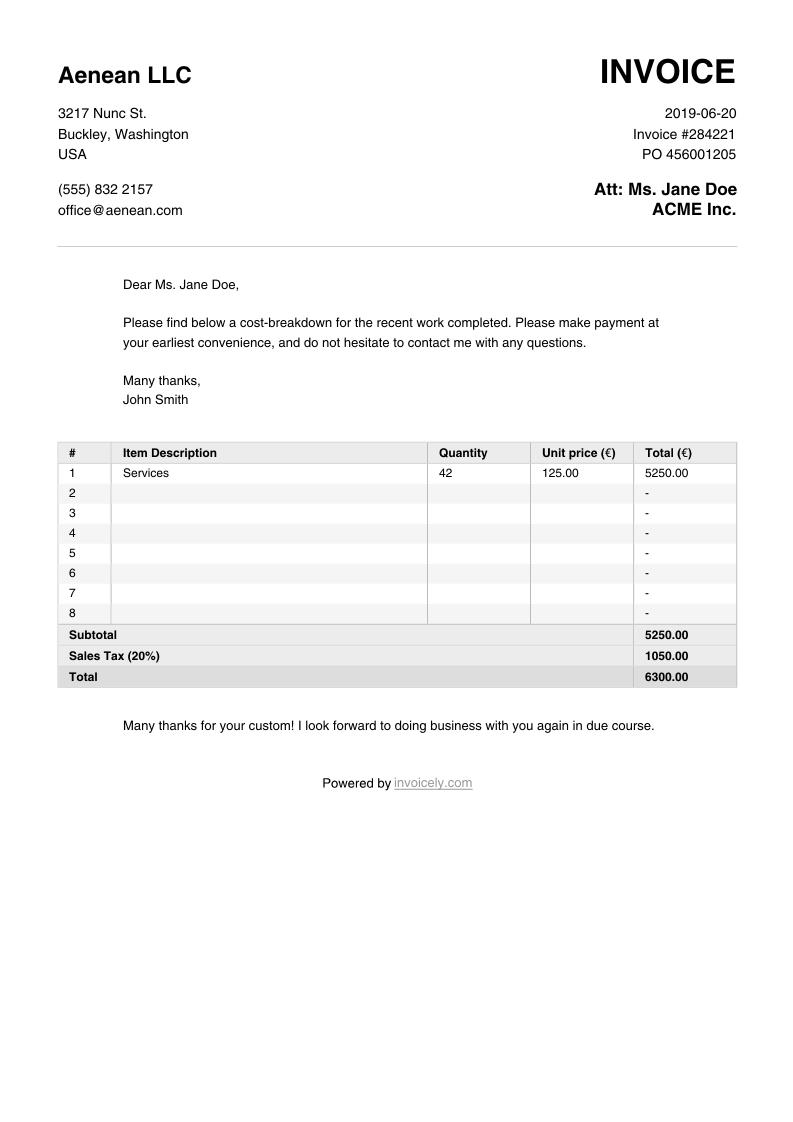
#> input picture invoice_2.jpg, 793 x 1122 px
$ python -i invoice_helper.py   (imports and definitions only)
#> lines starting #> are read from the running program, lines starting #| are printed output that depends on the picture; after the words box and inside, x2 and y2 are one past the last pixel; in counts of white or black regions, pixels touching at a corner belong together
import cv2
import pytesseract
import numpy as np
import re


def extrair_dados_invoice(image_path: str) -> dict:
#> called with image_path = '../invoice_2.jpg'
    pytesseract.pytesseract.tesseract_cmd = (
        r"C:\Program Files\Tesseract-OCR\tesseract.exe"
    )

    img = cv2.imread(image_path)
#> img is the input picture: shape (1122, 793, 3); min 0, max 255, mean 248.7
    img = cv2.resize(img, None, fx=2, fy=2, interpolation=cv2.INTER_CUBIC)
#> img: shape (2244, 1586, 3)

    gray = cv2.cvtColor(img, cv2.COLOR_BGR2GRAY)
    _, thresh = cv2.threshold(gray, 0, 255, cv2.THRESH_BINARY + cv2.THRESH_OTSU)
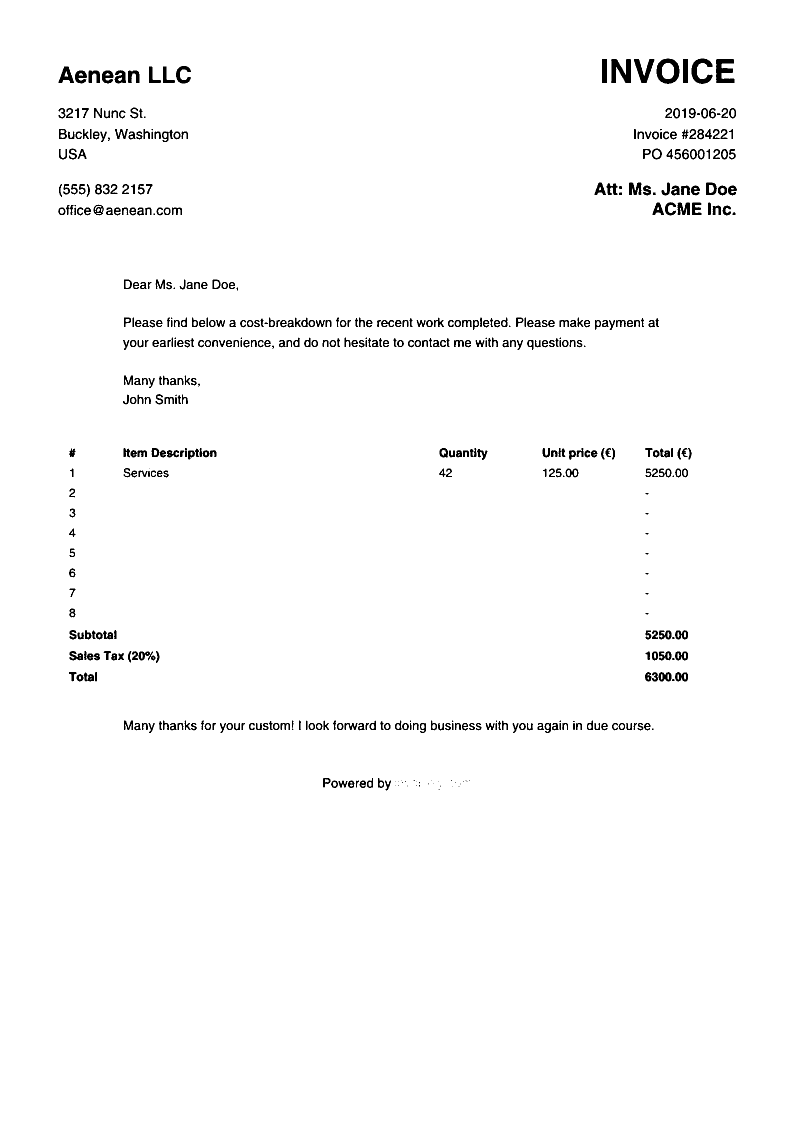
#> thresh: shape (2244, 1586) (shown at 1/2 size); 98.2% white; 547 black regions (67 under 20 px), largest, box (x1, y1, x2, y2) and area: (1222, 118, 1262, 166) 1243, (1313, 117, 1359, 168) 1220, (1432, 118, 1469, 166) 1183

    config = "--oem 3 --psm 4"
#> (the run stopped early here; a loop or call above may not have finished)
